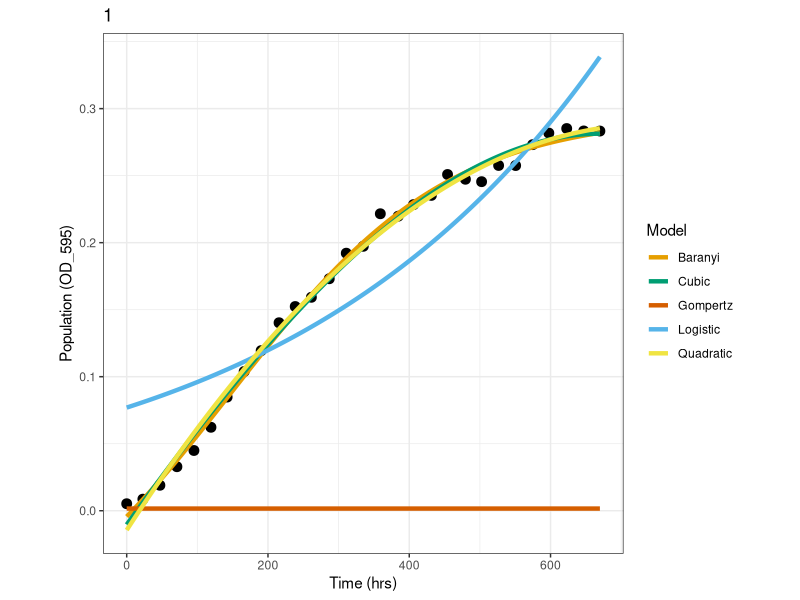
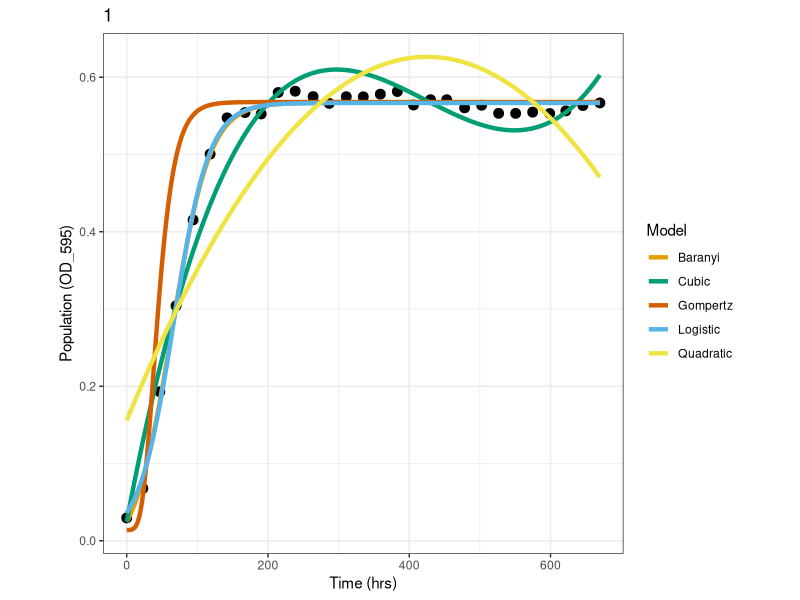
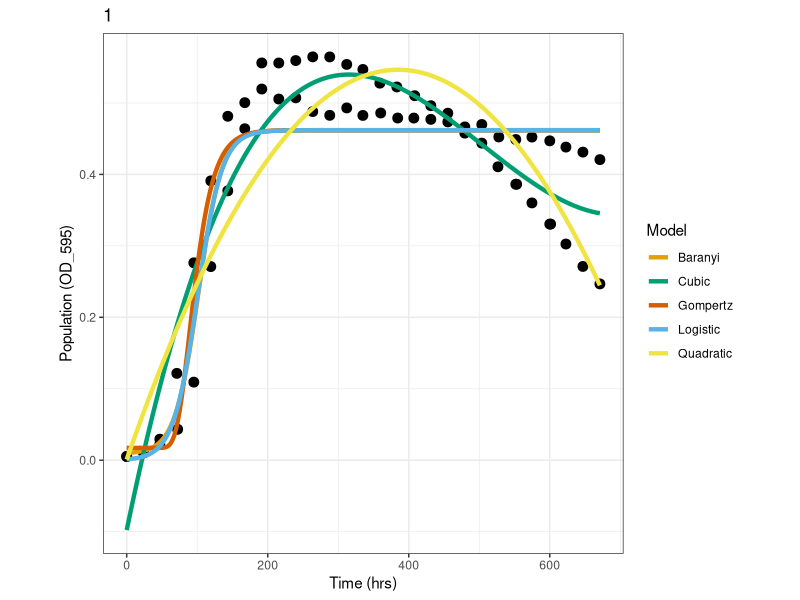
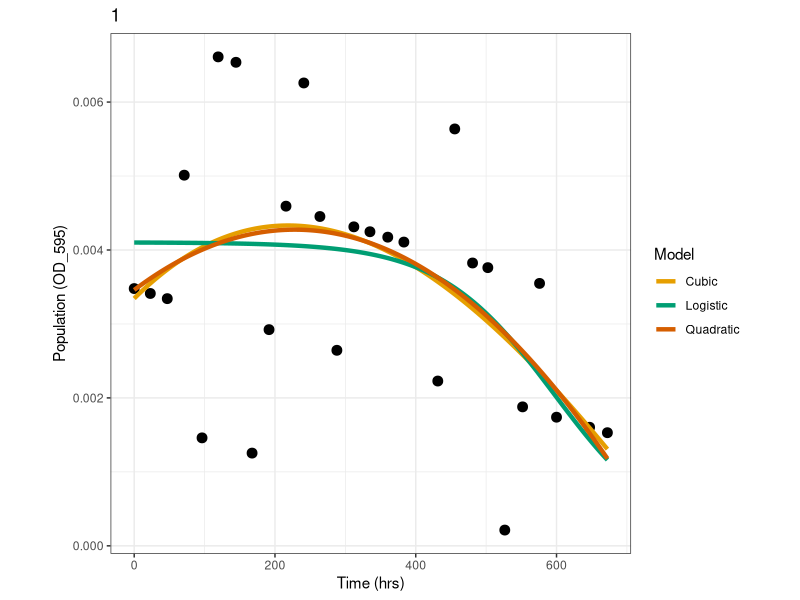
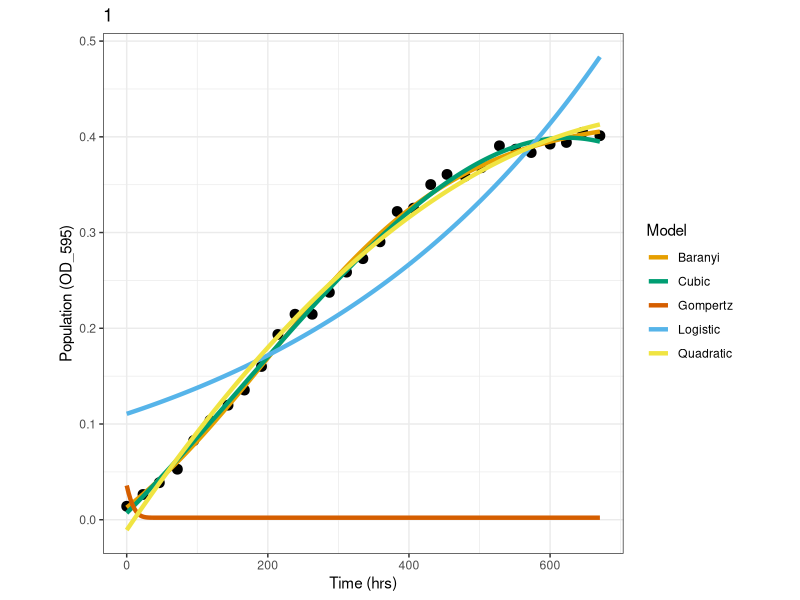
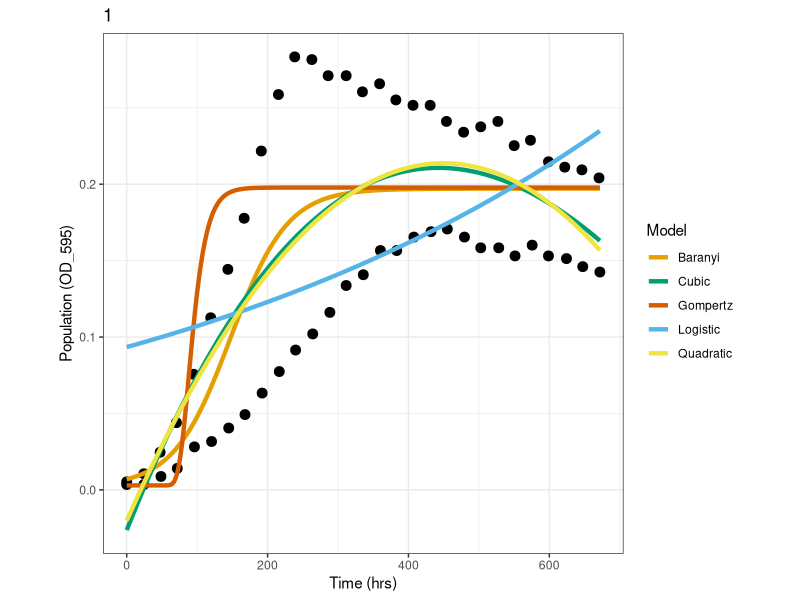
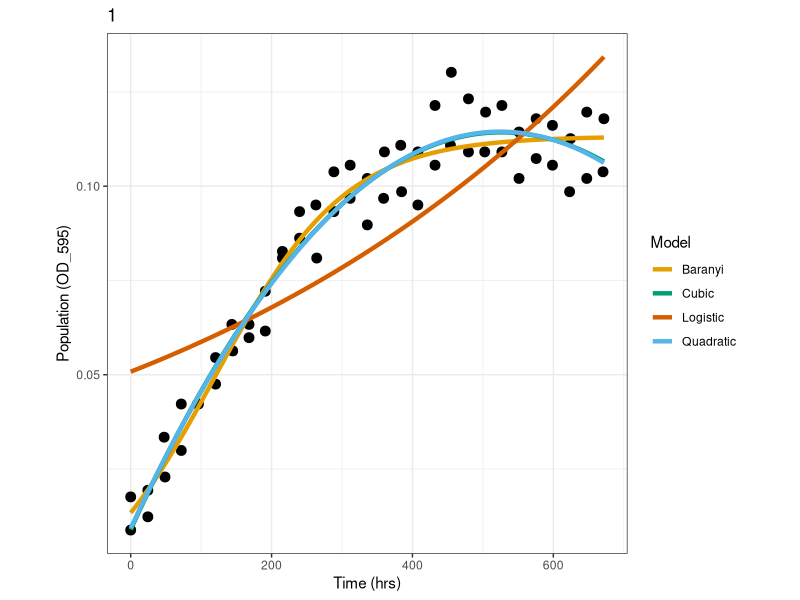
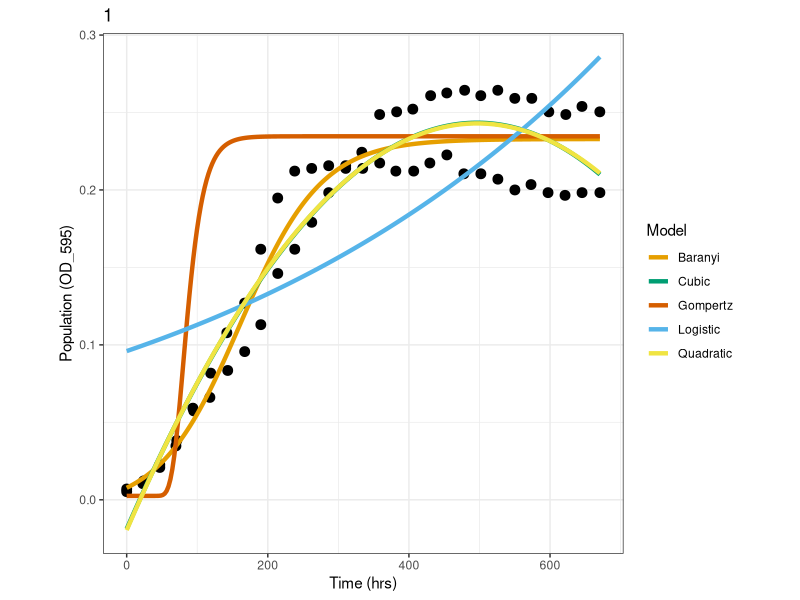

The R source for these figures, in order: (Note: this script raises an error after producing the figures.)
#__author__ = 'Billy Lam (ykl17@ic.ac.uk)'
#__version__ = '3.6.3'

## Model fitting ##

## Load necessary packages ##
library(ggplot2)
library(minpack.lm)
library(tidyr)
# An additional package could be "growthrates", it got a written function to extract rmax and tlag

## Load data ##
data <- read.csv("../data/Pop_clean.csv", stringsAsFactors = F, header = T)

#### Defining equations! ####
logistic_model <- function(N_0, N_max, r_max, t){
  return((N_0 * N_max * exp(r_max*t)) / (N_max + N_0 * (exp(r_max*t) - 1)))
}

loglogistic_model <- function(N_0, N_max, r_max, t){
  return(log((N_0 * N_max * exp(r_max*t)) / (N_max + N_0 * (exp(r_max*t) - 1))))
}

# gompertz_model <- function(t, r_max, N_max, N_0, t_lag){ # Modified gompertz growth model (Zwietering 1990)
#   return(exp(N_0 + (N_max - N_0) * exp(-exp(r_max * exp(1) * (t_lag - t)/((N_max - N_0) * log(10)) + 1))))
# }  

gompertz_model <- function(t, r_max, N_max, N_0, t_lag){ # Modified gompertz growth model (Zwietering 1990)
  return(N_0 + (N_max - N_0) * exp(-exp(r_max * exp(1) * (t_lag - t)/((N_max - N_0) * log(10)) + 1)))
}     

baranyi_model <- function(N_0, N_max, r_max, t, t_lag){ # Baranyi model (Baranyi 1993)
  return(N_max + log10((-1+exp(r_max*t_lag) + exp(r_max*t))/(exp(r_max*t) - 1 + exp(r_max*t_lag) * 10^(N_max-N_0))))
}

## Initialize the results data frame ##
Stats51 <- data.frame(ID = character(), Quadratic_AIC = numeric(), 
                    Cubic_AIC = numeric(), Logistic_AIC = numeric(), 
                    Gompertz_AIC = numeric(), Baranyi_AIC = numeric(), 
                    Quadratic_rsq = numeric(), Cubic_rsq = numeric(),
                    stringsAsFactors = FALSE)


## Initializing starting parameters, model fitting (linear and nonn-linear), calculating AIC, plotting!
for (i in unique(data$id2)){
  # For each unique data set
  supb <- subset(data, data$id2 == i)
  
  ############## Initializing starting parameters ###############
  N_0_start <- min(supb$PopBio) # N0 = minimum PopBio
  N_max_start <- max(supb$PopBio) # Nmax = maximum PopBio
  
  # Generate initial regression for comparisons to find rmax in the while loop!
  a <- lm(supb$PopBio ~ supb$Time) #Initial regression fit
  y_int <- a$coefficients[1] #Y-intercept of the initial regression fit
  r_max_start <- a$coefficients[2] #Gradient of initial regression fit
  
  ############ Calculating the maximum slope ############
  # Setting conditions for the while loop so that it runs x (total number of rows -3) number of times for each data set
  j <- 1
  n <- dim(supb)[1] - 3 # Running lm for every 3 points in the data set, so the nrow(supb) - 3 is the number of times the lm will run
  rdata <- supb
  
  while(j < n){ # Prevent R trying to lm() over available data
    if(length(unique(rdata$Time)) != 1){
      rmaxx <- lm(rdata$PopBio[j:(j+4)]~rdata$Time[j:(j+4)])$coefficients[2]
      y_int2 <- lm(rdata$PopBio[j:(j+4)]~rdata$Time[j:(j+4)])$coefficients[1]
      j <- j + 1
      if(r_max_start < rmaxx){ # If new r is greater than old r
        r_max_start <- rmaxx # Makes the the old rmax equals to the new rmax
        y_int <- y_int2 # Makes the old y-intercept equals to the new y-intercept
      }
    } 
  }
  
  r_max_start <- as.numeric(r_max_start) 
  y_int <- as.numeric(y_int)
  t_lag_start <- (-y_int) / r_max_start # t_lag = x-intercept of the r_max tangent, so this calculates it
  
  
  ################ Fitting the models ##################
  ID <- data$id2[i] #Getting the unique ID for each data set
  
  ## Linear ##
  # Quadratic
  Qua_Fit <- lm(PopBio ~ poly(Time, 2), data = supb)   
  QuaAIC <- AIC(Qua_Fit)
  Qua_rsq <- summary(Qua_Fit)$adj.r.squared
  
  # Cubic
  Cub_Fit <- lm(PopBio ~ poly(Time, 3), data = supb) 
  CubAIC <- AIC(Cub_Fit)
  Cub_rsq <- summary(Cub_Fit)$adj.r.squared
  
  ## Non-linear ##
  # Logistic
  Logis_Fit <- try(nlsLM(PopBio ~ logistic_model(N_0, N_max, r_max, t = Time), 
                        data = supb, start = c(N_0 = N_0_start, 
                                                    N_max = N_max_start, 
                                                    r_max = r_max_start), 
                        control = nls.lm.control(maxiter = 100)), silent = T) 
  if (class(Logis_Fit) != 'try-error'){
    LogisAIC <- AIC(Logis_Fit)
  } else {
    LogisAIC <- "NA"
  }
  
  # Gompertz
  Gomp_Fit <- try(nlsLM(PopBio ~ gompertz_model(N_0, N_max, r_max, t = Time, 
                                                t_lag), data = supb, 
                           start = c(N_0 = N_0_start, N_max = N_max_start, 
                                     r_max = r_max_start, t_lag = t_lag_start), 
                           control = nls.lm.control(maxiter = 100)), silent = T) 
  if (class(Gomp_Fit) != 'try-error'){
    GompertzAIC <- AIC(Gomp_Fit)
  } else {
    GompertzAIC <- "NA"
  }
  
  Bar_Fit <- try(nlsLM(PopBio ~ baranyi_model(N_0, N_max, r_max, t = Time, 
                                                 t_lag), data = supb, 
                          start = c(N_0 = N_0_start, N_max = N_max_start, 
                                    r_max = r_max_start, t_lag = t_lag_start), 
                          control = nls.lm.control(maxiter = 100)), silent = T) 
  if (class(Bar_Fit) != 'try-error'){
    BaranyiAIC <- AIC(Bar_Fit)
  } else {
    BaranyiAIC <- "NA"
  }    
  
  # Filling in the results data frame with calculated AIC and adj r-squared values
  whtev <- c(ID, QuaAIC, CubAIC, LogisAIC, GompertzAIC, BaranyiAIC, Qua_rsq, Cub_rsq)
  Stats51[i, ] <- whtev
  
  
  ################## Creating the plots #####################
  length <- seq(from = min(supb$Time), to = max(supb$Time), length.out = 250) #x-axis for the models
  
  # Saving the predicted data points for each model and merging them all together
  Qp <- predict.lm(Qua_Fit, data.frame(Time = length)) 
  df1 <- data.frame(length, Qp)
  df1$Model <- "Quadratic"
  names(df1) <- c("length", "PopBio_pred", "Model")
  dfp <- df1 
  
   if(CubAIC != "NA" && is.infinite(CubAIC) == FALSE){ # If the AIC is not NA and infinite
    Cp <- predict.lm(Cub_Fit, data.frame(Time = length)) 
    df2 <- data.frame(length, Cp)
    df2$Model <- "Cubic"
    names(df2) <- c("length", "PopBio_pred", "Model")
    dfp <- rbind(dfp, df2) # rbind the dataframes 
  }
  if(LogisAIC != "NA" && is.infinite(LogisAIC) == FALSE){ 
    Lp <- logistic_model(t = length, r_max = coef(Logis_Fit)["r_max"], N_max = coef(Logis_Fit)["N_max"], N_0 = coef(Logis_Fit)["N_0"]) 
    df3 <- data.frame(length, Lp)
    df3$Model <- "Logistic"
    names(df3) <- c("length", "PopBio_pred", "Model")
    dfp <- rbind(dfp, df3)
  }
  if(GompertzAIC != "NA" && is.infinite(GompertzAIC) == FALSE){ 
    Gop <- gompertz_model(t = length, r_max = coef(Gomp_Fit)["r_max"], N_max = coef(Gomp_Fit)["N_max"], N_0 = coef(Gomp_Fit)["N_0"], t_lag = coef(Gomp_Fit)["t_lag"])
    df4 <- data.frame(length, Gop)
    df4$Model <- "Gompertz"
    names(df4) <- c("length", "PopBio_pred", "Model")
    dfp <- rbind(dfp, df4)
  }
  if(BaranyiAIC != "NA" && is.infinite(BaranyiAIC) == FALSE){ 
    Bp <- baranyi_model(t = length, r_max = coef(Bar_Fit)["r_max"], N_max = coef(Bar_Fit)["N_max"], N_0 = coef(Bar_Fit)["N_0"], t_lag = coef(Bar_Fit)["t_lag"])
    df5 <- data.frame(length, Bp)
    df5$Model <- "Baranyi"
    names(df5) <- c("length", "PopBio_pred", "Model")
    dfp <- rbind(dfp, df5)
  }
  
  
  ## Plotting ##
  p <- ggplot(supb, aes(x = Time, y = PopBio)) + 
    geom_point(size = 3) + #Data point size
    geom_line(data = dfp, aes(x = length, y = PopBio_pred, col = Model), size = 1.5) + # Model prediction lines
    scale_color_manual(values = c("#E69F00", "#009E73", "#D55E00", "#56B4E9", "#F0E442")) + 
    theme_bw() + # Black and white background
    theme(aspect.ratio = 1) + # Square background
    labs(title = paste(ID), x = ("Time (hrs)"), y = paste("Population (", supb$PopBio_units[i],")", sep = "")) 
  
  ## Save plot in results
  png(paste("../data/", i, ".png", sep = ""), width=600, height=500, res=120) # start export
  print(p) 
  dev.off() # finish export
}

## Export stats results
write.csv(Stats51, "../data/stats.csv")
